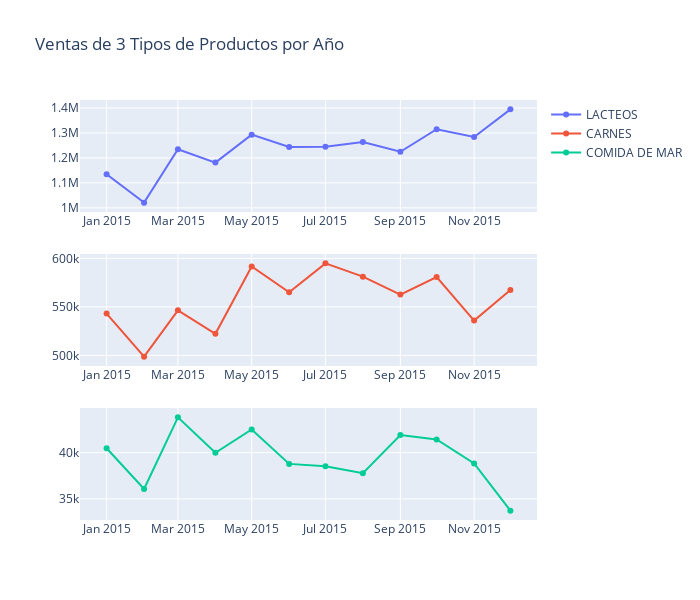

Notebook code for this chart:
### Code cell
from plotly.subplots import make_subplots
import plotly.graph_objects as go

fig = make_subplots(rows=3, cols=1)

fig.append_trace(go.Scatter(
    x=df.index.values,
    y=df['DAIRY'],
    name='LACTEOS'
), row=1, col=1)

fig.append_trace(go.Scatter(
    x=df.index.values,
    y=df['MEATS'],
    name='CARNES'
), row=2, col=1)

fig.append_trace(go.Scatter(
    x=df.index.values,
    y=df['SEAFOOD'],
    name='COMIDA DE MAR'
), row=3, col=1)


fig.update_layout(height=600, width=700, title_text="Ventas de 3 Tipos de Productos por Año")
fig.show()

### Figure 1 — Plotly figure (JSON) as saved in the notebook; plotly's stock layout.template omitted (floating-point values rounded to 4 significant figures)
{"data": [{"name": "LACTEOS", "x": ["2015-01", "2015-02", "2015-03", "2015-04", "2015-05", "2015-06", "2015-07", "2015-08", "2015-09", "2015-10", "2015-11", "2015-12"], "y": [1134521, 1020747, 1234851, 1181180, 1293308, 1243588, 1244815, 1263428, 1224619, 1314827, 1283672, 1394582], "type": "scatter", "xaxis": "x", "yaxis": "y"}, {"name": "CARNES", "x": ["2015-01", "2015-02", "2015-03", "2015-04", "2015-05", "2015-06", "2015-07", "2015-08", "2015-09", "2015-10", "2015-11", "2015-12"], "y": [543100.0, 498700.0, 546500.0, 522300.0, 591700.0, 565000.0, 594900.0, 581200.0, 562700.0, 580800.0, 535900.0, 567400.0], "type": "scatter", "xaxis": "x2", "yaxis": "y2"}, {"name": "COMIDA DE MAR", "x": ["2015-01", "2015-02", "2015-03", "2015-04", "2015-05", "2015-06", "2015-07", "2015-08", "2015-09", "2015-10", "2015-11", "2015-12"], "y": [40470.0, 36070.0, 43810.0, 39980.0, 42510.0, 38780.0, 38540.0, 37770.0, 41910.0, 41420.0, 38820.0, 33730.0], "type": "scatter", "xaxis": "x3", "yaxis": "y3"}], "layout": {"xaxis": {"anchor": "y", "domain": [0, 1]}, "yaxis": {"anchor": "x", "domain": [0.7333, 1]}, "xaxis2": {"anchor": "y2", "domain": [0, 1]}, "yaxis2": {"anchor": "x2", "domain": [0.3667, 0.6333]}, "xaxis3": {"anchor": "y3", "domain": [0, 1]}, "yaxis3": {"anchor": "x3", "domain": [0, 0.2667]}, "title": {"text": "Ventas de 3 Tipos de Productos por Año"}, "height": 600, "width": 700}}
